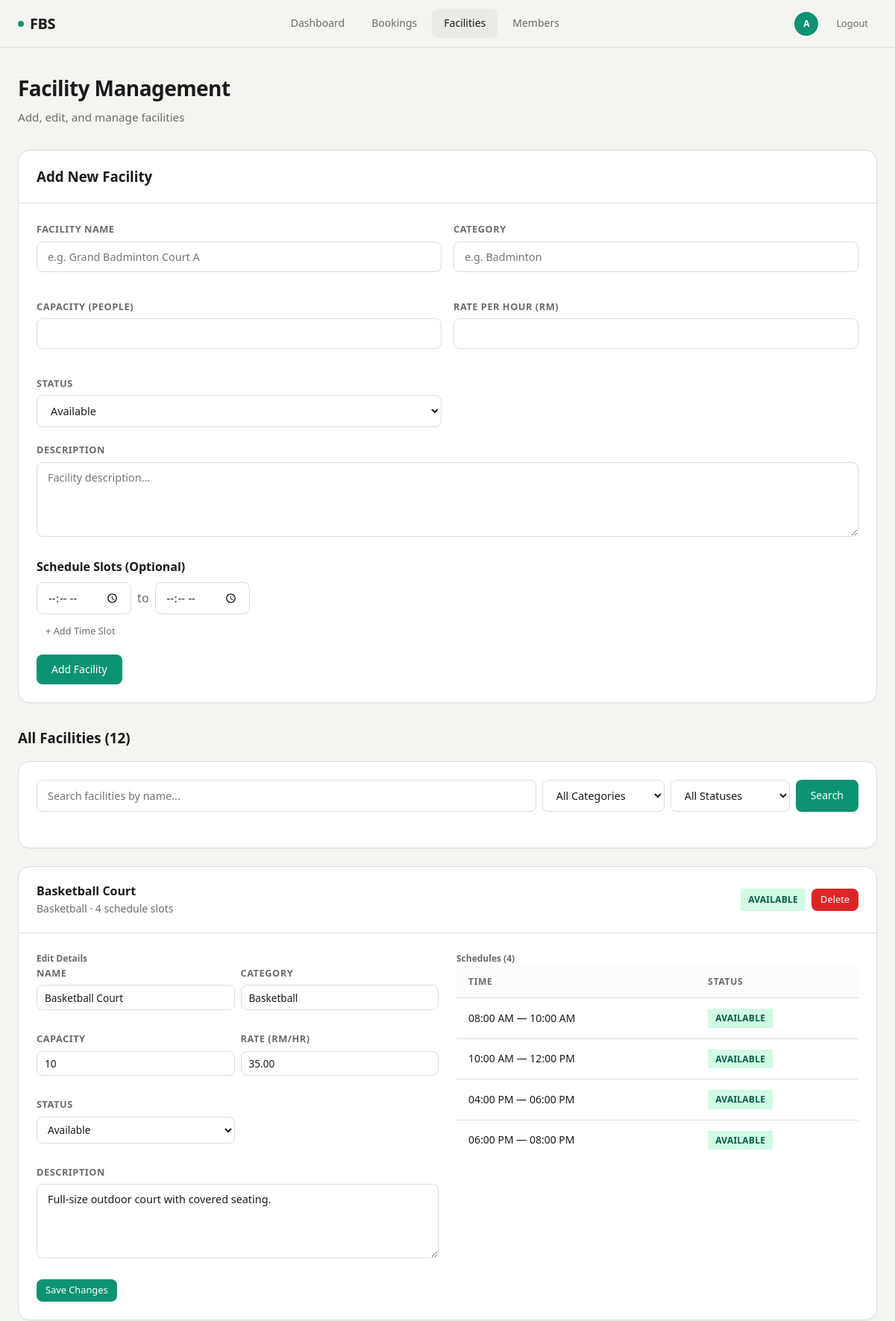
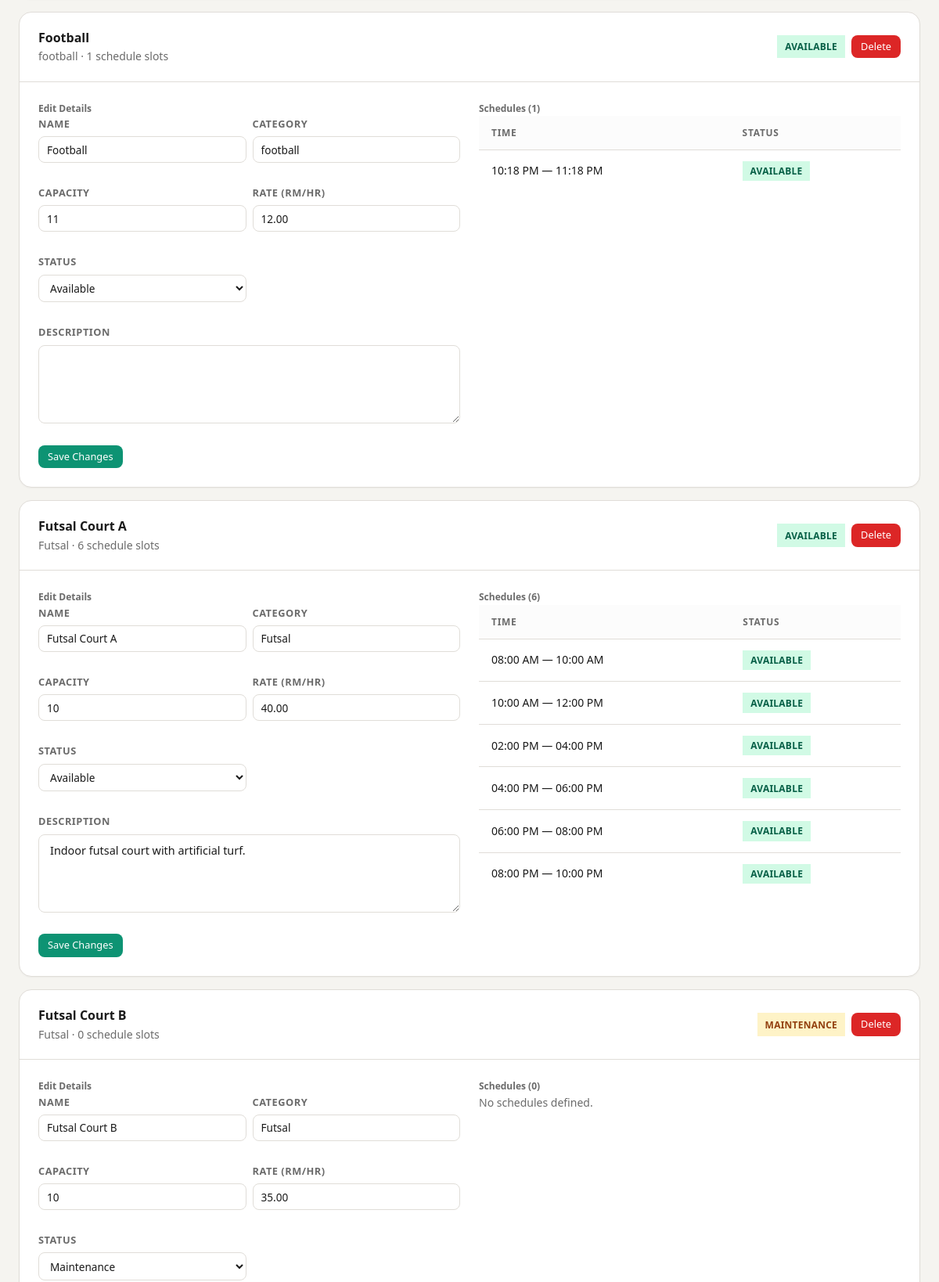
/staff/facilities.php (signed in, upper part), run on the app's committed database (2 pictures, top to bottom).
### tables this page shows
CREATE TABLE `facility` (
  `FacilityID` int(11) NOT NULL,
  `FacilityName` varchar(100) NOT NULL,
  `FacilityCategory` varchar(50) NOT NULL,
  `FacilityCapacity` int(11) NOT NULL,
  `FacilityDetail` varchar(100) DEFAULT NULL,
  `RatePerHour` decimal(10,2) NOT NULL,
  `FacilityStatus` enum('Available','Unavailable','Maintenance') DEFAULT 'Available'
);

CREATE TABLE `facility_schedule` (
  `ScheduleID` int(11) NOT NULL,
  `AvailableTime_Start` time NOT NULL,
  `AvailableTime_End` time NOT NULL,
  `ScheduleStatus` enum('Available','Booked','Closed') DEFAULT 'Available',
  `FacilityID` int(11) NOT NULL
);

### staff/facilities.php (the view, shortened to what this page needs)
<?php
require_once __DIR__ . '/../includes/db.php';
$search = trim($_GET['search'] ?? '');
$sql = "
    SELECT f.*, COUNT(s.ScheduleID) as ScheduleCount
    FROM facility f
    LEFT JOIN facility_schedule s ON f.FacilityID = s.FacilityID
    WHERE 1=1
";
$params = [];
$sql .= " GROUP BY f.FacilityID ORDER BY f.FacilityCategory, f.FacilityName";
$stmt = $pdo->prepare($sql);
$stmt->execute($params);
$facilities = $stmt->fetchAll();
$allSchedules = [];
foreach ($facilities as $f) {
    $stmt = $pdo->prepare("SELECT * FROM facility_schedule WHERE FacilityID = ? ORDER BY AvailableTime_Start");
    $stmt->execute([$f['FacilityID']]);
    $allSchedules[$f['FacilityID']] = $stmt->fetchAll();
}
require_once __DIR__ . '/../includes/header.php';
?>
<div class="page-wrapper">
  <div class="container">
    <div class="page-header">
      <h1 class="page-title">Facility Management</h1>
      <p class="page-subtitle">Add, edit, and manage facilities</p>
    </div>
    <div class="card mb-8">
      <div class="card-header">
        <h3 class="font-semibold">Add New Facility</h3>
      </div>
      <div class="card-body">
        <form method="POST">
          <div class="grid grid-2 gap-4">
            <div class="form-group mb-0">
              <label class="form-label">Facility Name</label>
              <input type="text" name="name" class="form-input" placeholder="e.g. Grand Badminton Court A" required>
            </div>
            <div class="form-group mb-0">
              <label class="form-label">Category</label>
              <input type="text" name="category" class="form-input" placeholder="e.g. Badminton" required>
            </div>
            <div class="form-group mb-0">
              <label class="form-label">Capacity (people)</label>
              <input type="number" name="capacity" class="form-input" min="1" required>
            </div>
            <div class="form-group mb-0">
              <label class="form-label">Rate Per Hour (RM)</label>
              <input type="number" name="rate" class="form-input" step="0.01" min="0" required>
            </div>
            <div class="form-group mb-0">
              <label class="form-label">Status</label>
              <select name="status" class="form-select">
                <option value="Available">Available</option>
              </select>
            </div>
          </div>
          <div class="form-group">
            <label class="form-label">Description</label>
            <textarea name="detail" class="form-textarea" placeholder="Facility description..."></textarea>
          </div>
          <h4 class="font-semibold mt-4 mb-2">Schedule Slots (Optional)</h4>
          <div id="schedules">
            <div class="flex gap-2 mb-2">
              <input type="time" name="sched_start[]" class="form-input" style="width:auto;">
              <span class="flex items-center text-muted">to</span>
              <input type="time" name="sched_end[]" class="form-input" style="width:auto;">
            </div>
          </div>
          <button type="button" class="btn btn-ghost btn-sm mb-4" onclick="document.getElementById('schedules').insertAdjacentHTML('beforeend','<div class=\'flex gap-2 mb-2\'><input type=\'time\' name=\'sched_start[]\' class=\'form-input\' style=\'width:auto;\'><span class=\'flex items-center text-muted\'>to</span><input type=\'time\' name=\'sched_end[]\' class=\'form-input\' style=\'width:auto;\'></div>')">+ Add Time Slot</button>
          <br>
          <button type="submit" name="add_facility" class="btn btn-primary">Add Facility</button>
        </form>
      </div>
    </div>
    <h3 class="font-semibold mb-4">All Facilities (<?= count($facilities) ?>)</h3>
    <div class="card mb-6">
      <div class="card-body">
        <form method="GET" class="search-bar">
          <input type="text" name="search" class="form-input" placeholder="Search facilities by name..."
                 value="<?= htmlspecialchars($search) ?>">
          <select name="category" class="form-select" style="width:auto;min-width:160px;">
            <option value="">All Categories</option>
          </select>
          <select name="status" class="form-select" style="width:auto;min-width:160px;">
            <option value="">All Statuses</option>
          </select>
          <button type="submit" class="btn btn-primary">Search</button>
        </form>
      </div>
    </div>
    <?php foreach ($facilities as $f): ?>
    <div class="card mb-4">
      <div class="card-header">
        <div>
          <h4 class="font-semibold"><?= htmlspecialchars($f['FacilityName']) ?></h4>
          <p class="text-muted text-sm"><?= htmlspecialchars($f['FacilityCategory']) ?> · <?= $f['ScheduleCount'] ?> schedule slots</p>
        </div>
        <div class="flex gap-2">
          <span class="badge badge-<?= strtolower($f['FacilityStatus']) ?>"><?= $f['FacilityStatus'] ?></span>
          <a href="/DSPD47_GROUP_1/staff/facilities.php?delete=<?= $f['FacilityID'] ?>" class="btn btn-sm btn-danger" data-confirm="Delete <?= htmlspecialchars($f['FacilityName']) ?>? This will also delete all schedules and bookings.">Delete</a>
        </div>
      </div>
      <div class="card-body">
        <div class="grid grid-2 gap-6">
          <div>
            <h5 class="text-sm font-semibold mb-3 text-muted text-xs uppercase tracking-wider">Edit Details</h5>
            <form method="POST">
              <div class="grid grid-2 gap-2">
                <div class="form-group mb-0">
                  <label class="form-label">Name</label>
                  <input type="text" name="name" class="form-input form-sm" value="<?= htmlspecialchars($f['FacilityName']) ?>">
                </div>
                <div class="form-group mb-0">
                  <label class="form-label">Category</label>
                  <input type="text" name="category" class="form-input form-sm" value="<?= htmlspecialchars($f['FacilityCategory']) ?>">
                </div>
                <div class="form-group mb-0">
                  <label class="form-label">Capacity</label>
                  <input type="number" name="capacity" class="form-input form-sm" value="<?= $f['FacilityCapacity'] ?>">
                </div>
                <div class="form-group mb-0">
                  <label class="form-label">Rate (RM/hr)</label>
                  <input type="number" name="rate" class="form-input form-sm" step="0.01" value="<?= $f['RatePerHour'] ?>">
                </div>
                <div class="form-group mb-0">
                  <label class="form-label">Status</label>
                  <select name="status" class="form-select form-sm">
                    <?php foreach (['Available', 'Unavailable', 'Maintenance'] as $s): ?>
                      <option value="<?= $s ?>" <?= $f['FacilityStatus'] === $s ? 'selected' : '' ?>><?= $s ?></option>
                    <?php endforeach; ?>
                  </select>
                </div>
              </div>
              <div class="form-group mt-2">
                <label class="form-label">Description</label>
                <textarea name="detail" class="form-textarea" rows="3"><?= htmlspecialchars($f['FacilityDetail'] ?? '') ?></textarea>
              </div>
              <button type="submit" name="update_facility" class="btn btn-primary btn-sm">Save Changes</button>
            </form>
          </div>
          <div>
            <h5 class="text-sm font-semibold mb-3 text-muted text-xs uppercase tracking-wider">Schedules (<?= $f['ScheduleCount'] ?>)</h5>
            <?php if (isset($allSchedules[$f['FacilityID']]) && !empty($allSchedules[$f['FacilityID']])): ?>
              <div class="table-wrap">
                <table>
                  <thead><tr><th>Time</th><th>Status</th></tr></thead>
                  <tbody>
                    <?php foreach ($allSchedules[$f['FacilityID']] as $s): ?>
                    <tr>
                      <td><?= date('h:i A', strtotime($s['AvailableTime_Start'])) ?> — <?= date('h:i A', strtotime($s['AvailableTime_End'])) ?></td>
                      <td><span class="badge badge-<?= $s['ScheduleStatus'] === 'Available' ? 'available' : ($s['ScheduleStatus'] === 'Booked' ? 'unavailable' : 'maintenance') ?>"><?= $s['ScheduleStatus'] ?></span></td>
                    </tr>
                    <?php endforeach; ?>
                  </tbody>
                </table>
              </div>
            <?php else: ?>
              <p class="text-muted text-sm">No schedules defined.</p>
            <?php endif; ?>
          </div>
        </div>
      </div>
    </div>
    <?php endforeach; ?>
  </div>
</div>
<?php require_once __DIR__ . '/../includes/footer.php'; ?>

### assets/css/style.css (style rules this page uses)
*, *::before, *::after { box-sizing: border-box; margin: 0; padding: 0; }
:root { --bg: #f5f4f0; --bg-card: #ffffff; --bg-dark: #1a1a1a; --text: #1a1a1a; --text-muted: #6b6b6b; --text-inverse: #f5f4f0; --accent: #0d9373; --accent-hover: #0a7d62; --accent-light: #e6f7f1; --danger: #dc2626; --danger-hover: #b91c1c; --warning: #d97706; --border: #e0ddd8; --border-dark: #2a2a2a; --radius-sm: 0.5rem; --radius-md: 0.75rem; --radius-lg: 1rem; --radius-xl: 1.5rem; --shadow-sm: 0 1px 2px rgba(0,0,0,0.04); --shadow-md: 0 4px 12px rgba(0,0,0,0.06); --shadow-lg: 0 8px 30px rgba(0,0,0,0.08); --font-sans: 'Segoe UI', system-ui, -apple-system, sans-serif; --font-mono: 'Cascadia Code', 'JetBrains Mono', 'Fira Code', monospace; --max-w: 1280px; --header-h: 64px; }
html { font-size: 16px; -webkit-font-smoothing: antialiased; }
body { font-family: var(--font-sans); background: var(--bg); color: var(--text); line-height: 1.6; min-height: 100dvh; }
a { color: inherit; text-decoration: none; }
button { cursor: pointer; border: none; background: none; font-family: inherit; }
input, select, textarea { font-family: inherit; font-size: inherit; }
.container { max-width: var(--max-w); margin: 0 auto; padding: 0 1.5rem; }
.flex { display: flex; }
.items-center { align-items: center; }
.gap-2 { gap: 0.5rem; }
.gap-4 { gap: 1rem; }
.gap-6 { gap: 1.5rem; }
.grid { display: grid; }
.grid-2 { grid-template-columns: repeat(2, 1fr); }
.text-sm { font-size: 0.875rem; }
.text-xs { font-size: 0.75rem; }
.font-semibold { font-weight: 600; }
.text-muted { color: var(--text-muted); }
.mt-2 { margin-top: 0.5rem; }
.mt-4 { margin-top: 1rem; }
.mb-2 { margin-bottom: 0.5rem; }
.mb-4 { margin-bottom: 1rem; }
.mb-6 { margin-bottom: 1.5rem; }
.mb-8 { margin-bottom: 2rem; }
.btn { display: inline-flex; align-items: center; justify-content: center; gap: 0.5rem; padding: 0.625rem 1.25rem; border-radius: var(--radius-sm); font-size: 0.875rem; font-weight: 500; transition: all 0.2s cubic-bezier(0.16, 1, 0.3, 1); white-space: nowrap; line-height: 1.4; }
.btn-primary { background: var(--accent); color: #fff; }
.btn-danger { background: var(--danger); color: #fff; }
.btn-ghost { background: transparent; color: var(--text-muted); }
.btn-sm { padding: 0.375rem 0.75rem; font-size: 0.8rem; }
.card { background: var(--bg-card); border: 1px solid var(--border); border-radius: var(--radius-lg); box-shadow: var(--shadow-sm); overflow: hidden; transition: box-shadow 0.3s cubic-bezier(0.16, 1, 0.3, 1); }
.card-header { padding: 1.25rem 1.5rem; border-bottom: 1px solid var(--border); display: flex; align-items: center; justify-content: space-between; }
.card-body { padding: 1.5rem; }
.form-group { margin-bottom: 1.25rem; }
.form-label { display: block; font-size: 0.8rem; font-weight: 600; color: var(--text-muted); text-transform: uppercase; letter-spacing: 0.04em; margin-bottom: 0.375rem; }
.form-input, .form-select, .form-textarea { width: 100%; padding: 0.625rem 0.875rem; border: 1px solid var(--border); border-radius: var(--radius-sm); background: var(--bg-card); color: var(--text); font-size: 0.9rem; transition: border-color 0.2s, box-shadow 0.2s; }
.form-textarea { min-height: 100px; resize: vertical; }
.badge { display: inline-flex; align-items: center; padding: 0.2rem 0.625rem; border-radius: var(--radius-full); font-size: 0.75rem; font-weight: 600; letter-spacing: 0.02em; text-transform: uppercase; }
.badge-available { background: #d1fae5; color: #065f46; }
.badge-maintenance { background: #fef3c7; color: #92400e; }
.table-wrap { overflow-x: auto; }
table { width: 100%; border-collapse: collapse; }
th { text-align: left; padding: 0.75rem 1rem; font-size: 0.75rem; font-weight: 600; text-transform: uppercase; letter-spacing: 0.06em; color: var(--text-muted); border-bottom: 1px solid var(--border); background: rgba(0,0,0,0.01); }
td { padding: 0.875rem 1rem; border-bottom: 1px solid var(--border); font-size: 0.875rem; }
tr:last-child td { border-bottom: none; }
.page-wrapper { min-height: calc(100dvh - var(--header-h)); padding: 2rem 0; }
.page-header { margin-bottom: 2rem; }
.page-title { font-size: 1.75rem; font-weight: 700; letter-spacing: -0.02em; margin-bottom: 0.25rem; }
.page-subtitle { color: var(--text-muted); font-size: 0.95rem; }
.search-bar { display: flex; gap: 0.5rem; margin-bottom: 1.5rem; }
.search-bar .form-input { flex: 1; }

### staff/facilities.php (style rules this page uses)
.form-sm { padding: 0.4rem 0.625rem; font-size: 0.85rem; }

### data on the page
facility: FacilityName "Basketball Court", FacilityCategory "Basketball", ScheduleCount "4", FacilityStatus "AVAILABLE", name "Basketball Court", category "Basketball", capacity "10", rate "35.00", status "Available", detail "Full-size outdoor court with covered seating."
facility_schedule: AvailableTime_Start "08:00 AM", AvailableTime_End "10:00 AM", ScheduleStatus "AVAILABLE"
facility_schedule: AvailableTime_Start "10:00 AM", AvailableTime_End "12:00 PM", ScheduleStatus "AVAILABLE"
facility_schedule: AvailableTime_Start "04:00 PM", AvailableTime_End "06:00 PM", ScheduleStatus "AVAILABLE"
facility_schedule: AvailableTime_Start "06:00 PM", AvailableTime_End "08:00 PM", ScheduleStatus "AVAILABLE"
facility: FacilityName "Football", FacilityCategory "football", ScheduleCount "1", FacilityStatus "AVAILABLE", name "Football", category "football", capacity "11", rate "12.00", status "Available"
facility_schedule: AvailableTime_Start "10:18 PM", AvailableTime_End "11:18 PM", ScheduleStatus "AVAILABLE"
facility: FacilityName "Futsal Court A", FacilityCategory "Futsal", ScheduleCount "6", FacilityStatus "AVAILABLE", name "Futsal Court A", category "Futsal", capacity "10", rate "40.00", status "Available", detail "Indoor futsal court with artificial turf."
facility_schedule: AvailableTime_Start "08:00 AM", AvailableTime_End "10:00 AM", ScheduleStatus "AVAILABLE"
facility_schedule: AvailableTime_Start "10:00 AM", AvailableTime_End "12:00 PM", ScheduleStatus "AVAILABLE"
facility_schedule: AvailableTime_Start "02:00 PM", AvailableTime_End "04:00 PM", ScheduleStatus "AVAILABLE"
facility_schedule: AvailableTime_Start "04:00 PM", AvailableTime_End "06:00 PM", ScheduleStatus "AVAILABLE"
facility_schedule: AvailableTime_Start "06:00 PM", AvailableTime_End "08:00 PM", ScheduleStatus "AVAILABLE"
facility_schedule: AvailableTime_Start "08:00 PM", AvailableTime_End "10:00 PM", ScheduleStatus "AVAILABLE"
facility: FacilityName "Futsal Court B", FacilityCategory "Futsal", ScheduleCount "0", FacilityStatus "MAINTENANCE", name "Futsal Court B", category "Futsal", capacity "10", rate "35.00", status "Maintenance", shows "No schedules defined."

### other printed values
substr($_SESSION['user_name'] ?? 'U', 0, 1) "A"
count($facilities) "12"
